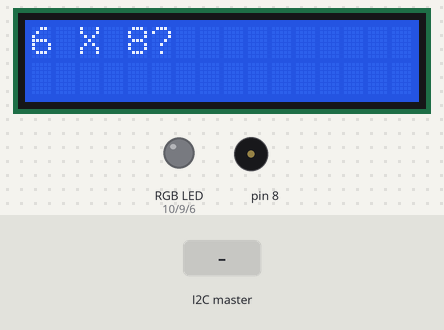
Bench run of a sketch on a simulated Arduino Uno, built with avr-gcc and run on an emulated ATmega328P. On the bench: 16×2 character LCD, an RGB LED mixed from three pins (HIGH = lit), buzzer (waves = sounding). The test bench sets the inputs (shaded band). Random numbers use the default seed unless the sketch sets one; what the sketch prints to the serial monitor is not drawn.

Above: at 1.2 s.
1.3 s: the I2C master sends the byte 0
At 1.9 s:
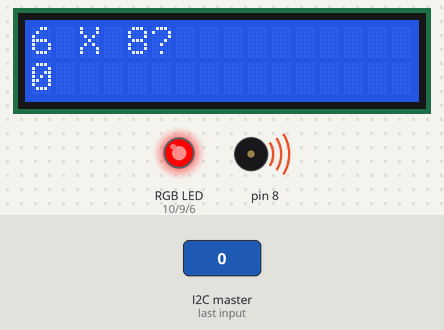
3.7 s: the I2C master sends the byte 1
At 5.12 s:
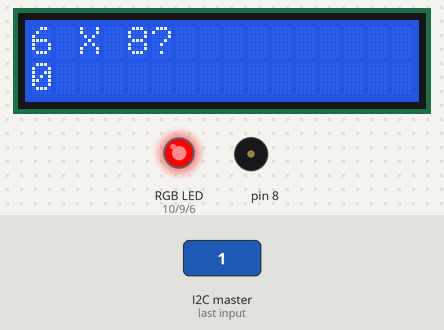
6.4 s: the I2C master sends the byte 18
At 9.0 s:
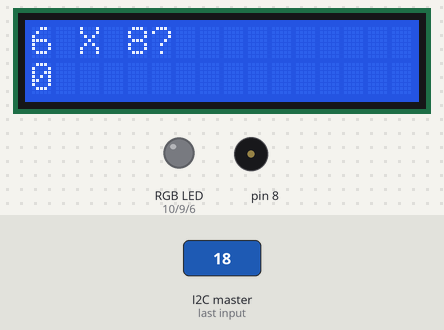
Timing chart, 0 to 10.5 s (numbered marks = the images above; inputs shaded):
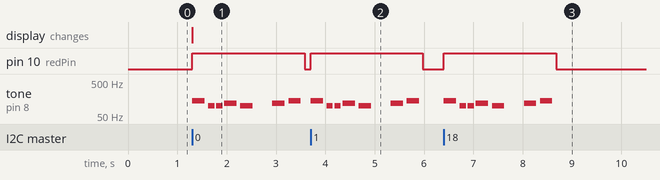

Measured:
- after the input at 1.3 s, pin 10 (redPin): LOW → HIGH at once, → LOW 2.3 s later; tone on pin 8: plays 142 Hz for 0.25 s, 100 Hz for 0.13 s, 100 Hz for 0.13 s, 120 Hz for 0.25 s, 100 Hz for 0.25 s, 117 Hz for 0.25 s … (7 notes in this stretch), starting at once; the display: changes at once (image 1)
- after the input at 3.7 s, pin 10 (redPin): LOW → HIGH at once, → LOW 2.3 s later; tone on pin 8: plays 142 Hz for 0.25 s, 100 Hz for 0.13 s, 100 Hz for 0.13 s, 120 Hz for 0.25 s, 100 Hz for 0.25 s, 117 Hz for 0.25 s … (7 notes in this stretch), starting at once
- after the input at 6.4 s, pin 10 (redPin): LOW → HIGH at once, → LOW 2.3 s later; tone on pin 8: plays 142 Hz for 0.25 s, 100 Hz for 0.13 s, 100 Hz for 0.13 s, 120 Hz for 0.25 s, 100 Hz for 0.25 s, 117 Hz for 0.25 s … (7 notes in this stretch), starting at once

The sketch:

Slave.ino
```cpp
//Alec Mai, Navidur Rahman
//Slave Arduino
//This arduino receives input from the Master arduino and generates questions as well as
//evaluating whether or not the answer is correct

#include <LiquidCrystal_I2C.h>
#include <Wire.h>

//Defines tones used for the piezo
#define R_C4  262
#define R_G3  196
#define R_A3  220
#define R_B3  247

#define W_C4  142
#define W_G3  100
#define W_A3  120
#define W_B3  117

// initialize the library with the numbers of the interface pins
LiquidCrystal_I2C lcd(0x3F, 16, 2);

int r1, r2, realAns, inpAns, type;  //variables for the random question generator

//pins for the rgb-LED
int redPin = 10;
int bluePin = 6;
int greenPin = 9;

int key = 0;    //"key" holds the user inputted number
int input = 0;    //”input” holds the interpreted input from the user
int enterState = 0; //”enterState” holds whether or not the user has hit an enter key
int dipState = 0; //”dipState” holds the state of the dip switch
bool easy = true; //”easy” holds whether or not the questions will be easy or hard
byte x = 0;   //used to receive input
String sign = " + ";
int right = 0;
int total = 0;
int percRight = 0;

//the songs used by the piezo
int melodyR[] = {R_C4, R_G3, R_G3, R_A3, R_G3, 0, R_B3, R_C4};
int melodyW[] = {W_C4, W_G3, W_G3, W_A3, W_G3, 0, W_B3, W_C4};
int noteDurations[] = {4, 8, 8, 4, 4, 4, 4, 4};

void setup() {
  pinMode(redPin, OUTPUT);    //sets “redPin” to output
  pinMode(greenPin, OUTPUT);  //sets “greenPin” to output
  pinMode(bluePin, OUTPUT);   //sets “bluePin” to output
  Wire.begin(8);      //sets up I2C
  Wire.onReceive(receiveEvent); //sets what to do when it recives something from I2C
  lcd.begin(16,2);       // set up the LCD's number of columns and rows:
  lcd.backlight();
  lcd.print("GNS");
  Serial.begin(9600);     //beings the console
  randomSeed(analogRead(0));  //sets up a random number generator
}

void loop() {
  lcd.setCursor(0, 0);      // set the cursor to column 0, line 1

//randomly generates questions

  if(easy){
    r1 = random(1, 10);
    r2 = random(1, 10);
  }
  else{
    r1 = random(11, 100);
    r2 = random(11, 100);
  }

  type = random(0, 3);
  if(type == 0){
    int or1 = r1;
    int or2 = r2;
    r1 = max(or1, or2);
    r2 = min(or1, or2);
    sign = " - ";
    realAns = r1 - r2;      //determines the answer to the question
  }
  else if(type == 1){
    sign = " + ";
    realAns = r1 + r2;      //determines the answer to the question
  }
  else{
    sign = " X ";
    if(r1 == 18 or r1 == 37){
      r1++;
    }
    realAns = r1 * r2;      //determines the answer to the question
  }


  inpAns;     //resets the input thing

//displays the question on the LCD
  lcd.print(r1);
  lcd.print(sign);
  lcd.print(r2);
  lcd.println("?");

//prints the question to the console
  Serial.print(r1);
  Serial.print(sign);
  Serial.print(r2);
  Serial.println("?");

  while(true){
//waits for the user to fully input
    while(enterState == 0){
      Serial.print("");
      }
    inpAns = input;
    if(input == 666){
      lcd.clear();
      lcd.setCursor(0, 0);
      if(total == 0){
        percRight = 0;
      }
      else{
        percRight = 100*right/total;
      }
      lcd.print("U got ");
      lcd.print(percRight);
      lcd.print("% right");
      lcd.setCursor(0, 1);
      lcd.print("Congratulations!");
      break;
    }

    enterState = 0;   //resets the enter key

//displays the user’s input
    lcd.setCursor(0, 1);
    lcd.println(inpAns);

//displays whether or not the user got the question correct
    if(inpAns == realAns){
      right++;
      total++;
      setColor(0, 255, 0);
      playNoiseR();
      setColor(0, 0, 0);

      lcd.clear();
      input = 0;
      inpAns = 0;
      break;
    }
    else{
      input = 0;
      total++;
      setColor(255, 0, 0);
      playNoiseW();
      setColor(0, 0, 0);

      input = 0;
      inpAns = 0;
    }

  }
  delay(2500);
}

//what to do when the Arduino receives input
void receiveEvent(int bytes){
//reads the input
  key = Wire.read();
  enterState = Wire.read();
  dipState = Wire.read();

//only changes the input if it is not an enter key
  if(enterState == 0){
    input *= 10;
    input += (key - 48);
  }

//changes the difficulty
  if(dipState == 0){
    easy = true;
  }
  else{
    easy = false;
  }
}

//sets the color of the rgb LED
void setColor(int red, int green, int blue){
  analogWrite(redPin, red);
  analogWrite(greenPin, green);
  analogWrite(bluePin, blue);
}

//plays the song for a correct answer
void playNoiseR(){
  for(int i = 0; i < 8; i++){
    int length = 1000/noteDurations[i];
    tone(8, melodyR[i], length);

    int pause = length * 1.3;
    delay(pause);
    noTone(8);
  }
}

//plays the song for a wrong answer
void playNoiseW(){
  for(int i = 0; i < 8; i++){
    int length = 1000/noteDurations[i];
    tone(8, melodyW[i], length);

    int pause = length * 1.3;
    delay(pause);
    noTone(8);
  }
}
```
